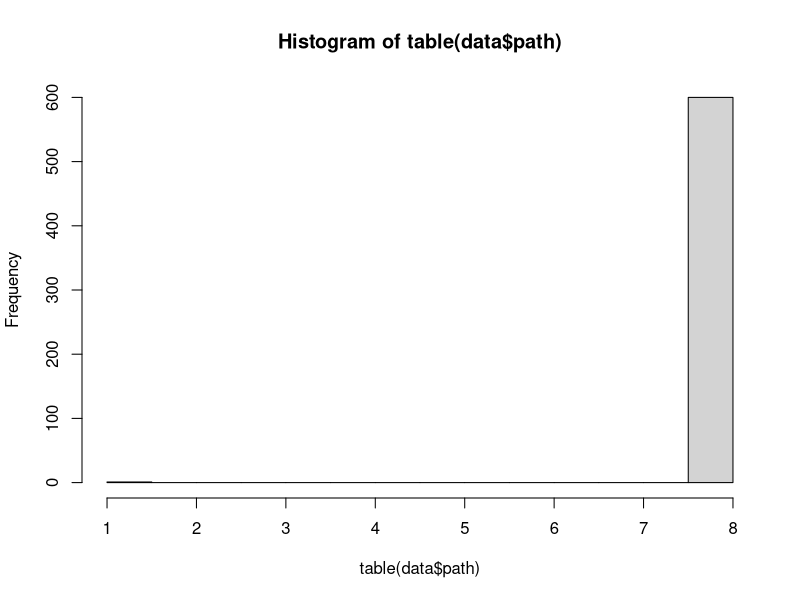
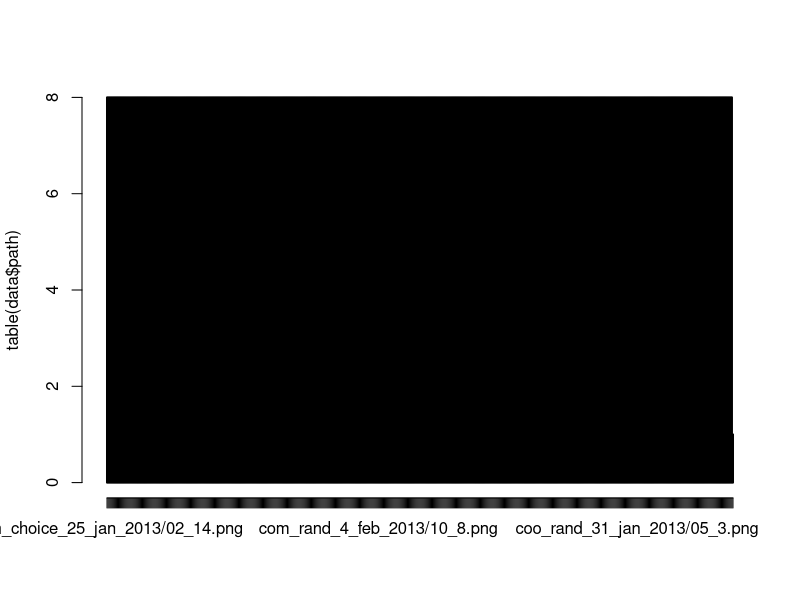

Recreate these plots in R, in order.
data <- read.table('./sets_test.csv', sep=",", head=TRUE)

hist(table(data$path))

head(table(data$path))

plot(table(data$path))


data$setpath <- paste0(data$set, data$path)
d <- duplicated(data$setpath)
nrow(data[d,])
data[d,]
